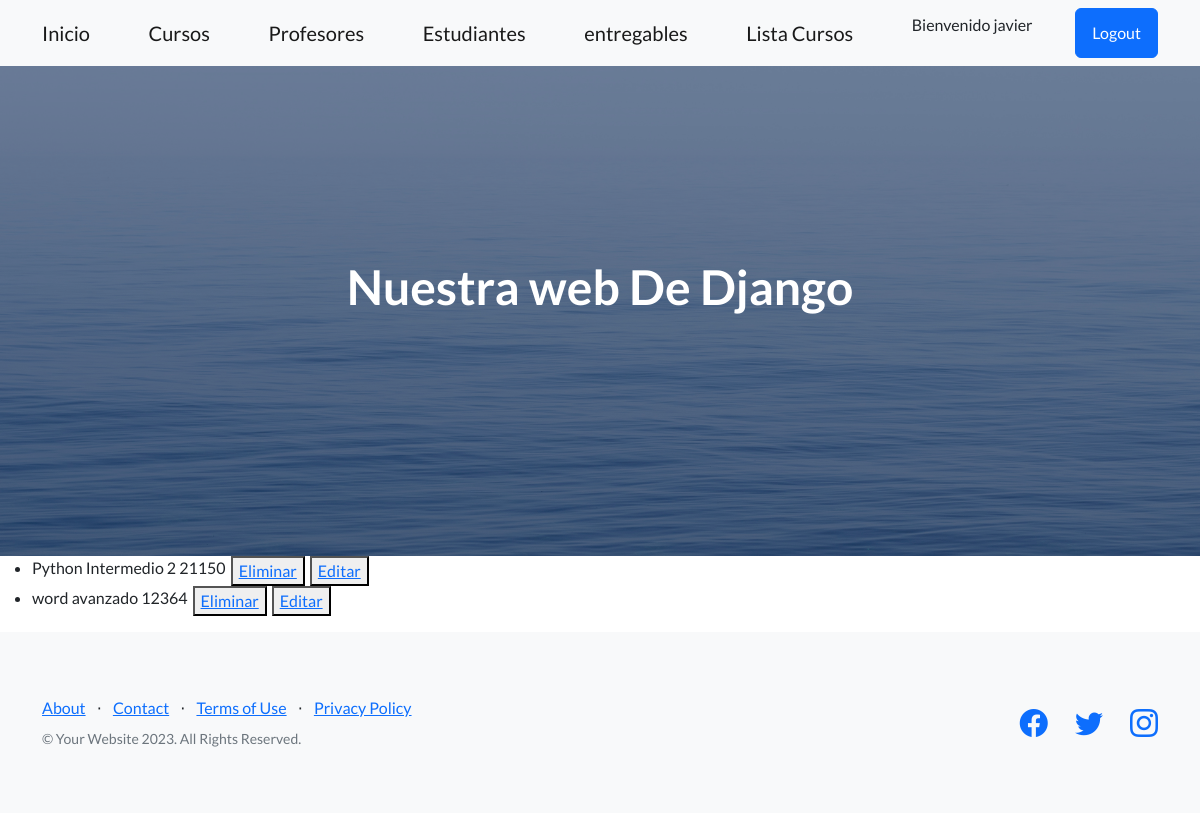
/app-coder/ListaCursos/ (signed in), run on the app's committed database.
### AppCoder/models.py (models this page shows, shortened)
class Curso(models.Model):
    nombre = models.CharField(max_length=40)
    camada = models.IntegerField()
    class Meta():
        ordering = ('nombre', 'camada')
        unique_together = ('nombre', 'camada')

### AppCoder/views.py (the view)
# urls.py: path('ListaCursos/', CursoList.as_view(), name="ListaCursos"),
class CursoList(LoginRequiredMixin, ListView):
    model = Curso
    template_name = "curso_list.html"
    context_object_name = "cursos"

### AppCoder/templates/curso_list.html
{% extends 'padre.html' %}
{% block contenidoQuecambia %}
    <ul>
        {% for curso in cursos %}
            <div  style="display: flex; column-gap: 5px;">
                <li>{{curso.nombre}} {{curso.camada}}</li>
                <button>
                    <a href="{% url 'EliminarCursos' curso.id %}" > Eliminar </a>
                </button>
                <button>
                    <a href="{% url 'EditarCursos' curso.id %}" > Editar </a>
                </button>
            </div>
        {% endfor %}
    </ul>
{% endblock contenidoQuecambia %}

### AppCoder/templates/navbar.html
        <nav class="navbar navbar-light bg-light static-top">
            <div class="container">
                <a class="navbar-brand" href="{% url 'Inicio' %}">Inicio</a>
                <a class="navbar-brand" href="{% url 'ListaCursos' %}">Cursos</a>
                <a class="navbar-brand" href="{% url 'ListarProfesores' %}">Profesores</a>
                <a class="navbar-brand" href="{% url 'Estudiantes' %}">Estudiantes</a>
                <a class="navbar-brand" href="{% url 'Entregables' %}">entregables</a>
                <a class="navbar-brand" href="{% url 'Lista-Cursos' %}">Lista Cursos</a>
                {% if user.is_authenticated %}
                    <p>Bienvenido {{user.username}}</p>
                    <a class="btn btn-primary" href="{% url 'Logout' %}">Logout</a>
                {% else %}
                    <a class="btn btn-primary" href="{% url 'Login' %}">Login</a>
                {% endif %}
            </div>
        </nav>

### data on the page
Curso: nombre "Python Intermedio 2", camada "21150"
Curso: nombre "word avanzado", camada "12364"

### other printed values
{{ user.username }} "javier"
